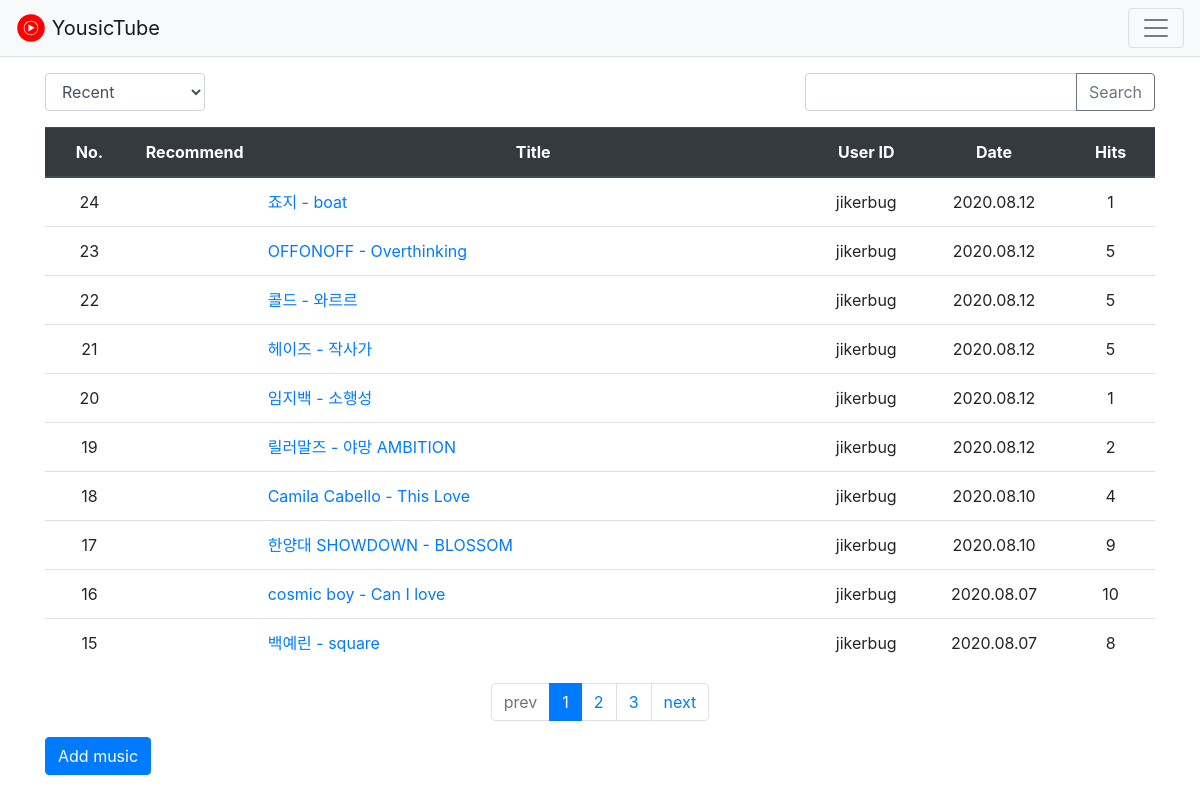
Before: / with the older database file.
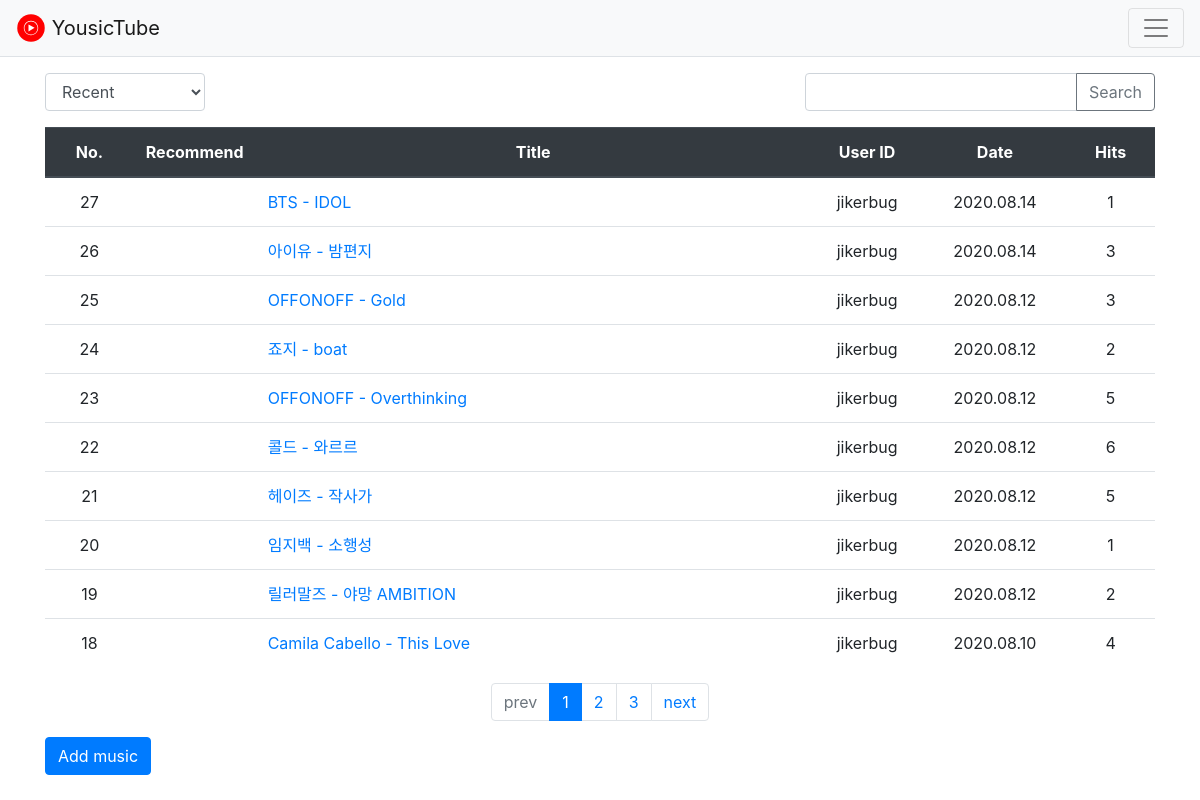
After: the same page with the newer database file.
### musicboard/models.py (models this page shows, shortened)
class MusicPost(models.Model):
    objects = models.Manager()
    subject = models.CharField(max_length=200)
    url = models.URLField()
    create_date = models.DateTimeField()
    isAdded = models.BooleanField(default=False)
    author = models.ForeignKey(User, on_delete=models.CASCADE, related_name='author_music')
    modify_date = models.DateTimeField(null=True, blank=True)
    voter = models.ManyToManyField(User, related_name='voter_question')  # 추천한 사람
    hit = models.IntegerField(default=0) # 조회수

### musicboard/views.py (the view)
# urls.py: path('', views.index, name='index'),  # '/' 에 해당되는 path
def index(request):
    page = request.GET.get('page', '1')  # 페이지
    kw = request.GET.get('kw', '')  # 검색어
    so = request.GET.get('so', 'recent')  # 정렬기준
    if so == 'recommend':
        music_list = MusicPost.objects.annotate(num_voter=Count('voter')).order_by('-num_voter', '-create_date')
    elif so == 'hits':
        music_list = MusicPost.objects.order_by('-hit')
    else:  # recent
        music_list = MusicPost.objects.order_by('-create_date')
    if kw:
        music_list = music_list.filter(
            Q(subject__icontains=kw) |  # 제목검색
            Q(author__username__icontains=kw)  # 글쓴이검색
        ).distinct()
    paginator = Paginator(music_list, 10)  # 페이지당 10개씩 보여주기
    page_obj = paginator.get_page(page)
    context = {'music_list': page_obj, 'page': page, 'kw': kw, 'so': so}
    return render(request, 'musicboard/music_list.html', context)

### musicboard/templatetags/musicboard_filter.py (called while the page is built)
@register.filter
def sub(value, arg):
    return value - arg

### templates/musicboard/music_list.html (shortened to what this page needs)
{% extends 'base.html' %}
{% load musicboard_filter %}
{% block content %}
{% load static %}
<link rel="stylesheet" type="text/css" href="{% static 'bootstrap.min.css' %}">
<div class="container my-3">
    <div class="row justify-content-between my-3">
        <div class="col-2">
            <select class="form-control so">
                <option value="recent" {% if so == 'recent' %}selected{% endif %}>Recent</option>
            </select>
        </div>
        <div class="col-4 input-group">
            <input type="text" class="form-control kw" value="{{ kw|default_if_none:'' }}">
            <div class="input-group-append">
                <button class="btn btn-outline-secondary" type="button" id="btn_search">Search</button>
            </div>
        </div>
    </div>
    <table class="table">
        <thead>
        <tr class="text-center thead-dark">
            <th style="width:8%">No.</th>
            <th style="width:8%" class="second-unimportant">Recommend</th>
            <th style="width:50%">Title</th>
            <th class="unimportant">User ID</th>
            <th class="unimportant">Date</th>
            <th style="width:8%">Hits</th>
        </tr>
        </thead>
        <tbody>
        {% if music_list %}
        {% for music in music_list %}
        <tr class="text-center">
            <td>
                {{ music_list.paginator.count|sub:music_list.start_index|sub:forloop.counter0|add:1 }}
            </td>
            <td class="second-unimportant">
            </td>
            <td class="text-left">
                <a href="{% url 'musicboard:detail' music.id %}">{{ music.subject }}</a>
            </td>
            <td class="unimportant">{{ music.author.username }}</td>
            <td class="unimportant">{{ music.create_date|date:"Y.m.d" }}</td>
            <td>{{ music.hit }}</td>
        </tr>
        {% endfor %}
        {% else %}
        <tr>
            <td colspan="3">Music is not in here.</td>
        </tr>
        {% endif %}
        </tbody>
    </table>
    <ul class="pagination justify-content-center">
        {% if music_list.has_previous %}
        <li class="page-item">
            <a class="page-link" data-page="{{ music_list.previous_page_number }}" href="#">prev</a>
        </li>
        {% else %}
        <li class="page-item disabled">
            <a class="page-link" tabindex="-1" aria-disabled="true" href="#">prev</a>
        </li>
        {% endif %}
        {% for page_number in music_list.paginator.page_range %}
            {% if page_number >= music_list.number|add:-5 and page_number <= music_list.number|add:5 %}
                {% if page_number == music_list.number %}
                <li class="page-item active" aria-current="page">
                    <a class="page-link" data-page="{{ page_number }}" href="#">{{ page_number }}</a>
                </li>
                {% else %}
                <li class="page-item">
                    <a class="page-link" data-page="{{ page_number }}" href="#">{{ page_number }}</a>
                </li>
                {% endif %}
            {% endif %}
        {% endfor %}
        {% if music_list.has_next %}
        <li class="page-item">
            <a class="page-link" data-page="{{ music_list.next_page_number }}" href="#">next</a>
        </li>
        {% else %}
        <li class="page-item disabled">
            <a class="page-link" tabindex="-1" aria-disabled="true" href="#">next</a>
        </li>
        {% endif %}
    </ul>
    <a href="{% url 'musicboard:music_create' %}" class="btn btn-primary">Add music</a>
</div>
{% endblock %}

### templates/base.html (shortened to what this page needs)
{% load static %}
<!doctype html>
<html lang="ko">
<head>
    <link rel="stylesheet" type="text/css" href="{% static 'bootstrap.min.css' %}">
    <link rel="stylesheet" type="text/css" href="{% static 'style.css' %}">
</head>
<body>
{% include "navbar.html" %}
{% block content %}
{% endblock %}
</body>
</html>

### templates/navbar.html (shortened to what this page needs)
<nav class="navbar navbar-light bg-light border-bottom">
    <a class="navbar-brand" href="{% url 'musicboard:index' %}">
        <img src="/static/image/yousictube_logo.svg" height="30" class="d-inline-block align-top" alt="">
        YousicTube
    </a>
    <button class="navbar-toggler ml-auto" type="button" data-toggle="collapse" data-target="#navbarNav" aria-controls="navbarNav" aria-expanded="false" aria-label="Toggle navigation">
        <span class="navbar-toggler-icon"></span>
    </button>
</nav>

Changed rows visible on the page:
no longer on this page (row edited): MusicPost: paginator.count|sub "17", subject "한양대 SHOWDOWN - BLOSSOM", author.username "jikerbug", create_date "2020.08.10", hit "9"
no longer on this page (row unchanged): MusicPost: paginator.count|sub "16", subject "cosmic boy - Can I love", author.username "jikerbug", create_date "2020.08.07", hit "10"
no longer on this page (row unchanged): MusicPost: paginator.count|sub "15", subject "백예린 - square", author.username "jikerbug", create_date "2020.08.07", hit "8"
added MusicPost: paginator.count|sub "27", subject "BTS - IDOL", author.username "jikerbug", create_date "2020.08.14", hit "1"
added MusicPost: paginator.count|sub "26", subject "아이유 - 밤편지", author.username "jikerbug", create_date "2020.08.14", hit "3"
added MusicPost: paginator.count|sub "25", subject "OFFONOFF - Gold", author.username "jikerbug", create_date "2020.08.12", hit "3"
changed MusicPost "죠지 - boat": hit "1" → "2"
changed MusicPost "콜드 - 와르르": hit "5" → "6"
